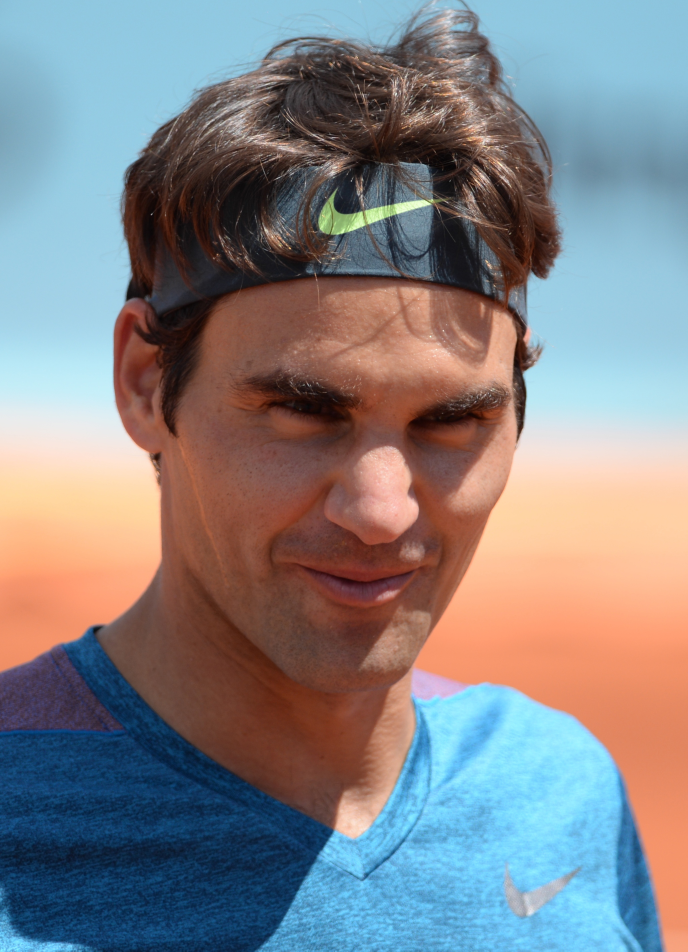
#> input picture CV/Week 3/roger.jpg, 2062 x 2854 px (shown at 1/3 size)
$ python q2_histogram_specification.py
#> lines starting #> are read from the running program, lines starting #| are printed output that depends on the picture
### CV/Week 3/utils.py
import cv2 as cv
import numpy as np
import matplotlib.pyplot as plt

def _parse_image_title_pairs(L):
    """Extract (image, title) pairs from flattened list L."""
    pairs = []

    for item in L:
        if type(item) == str:
            pairs[-1][-1] = item
        else:
            pairs.append([item, ''])

    return pairs


# [29 lines left out: functions plot_images, display_image, not called in this run]

def get_cdf(img):
    """Return a list representing the cdf function of `img`."""
    hist, _ = np.histogram(img.flatten(), 256, (0, 256))
    cdf = hist.cumsum()
    cdf = cdf / cdf[-1]
    return cdf

def plot_with_histogram(*args):
    pairs = _parse_image_title_pairs(args)

    fig, axes = plt.subplots(nrows=2, ncols=len(pairs))

    for ax in axes.flat:
        ax.axis('off')

    for i, (image, title) in enumerate(pairs):
        col = axes[:, i] if len(pairs) > 1 else axes

        col[0].set_title(title)
        col[0].imshow(image, cmap='grey')

        hist, _ = np.histogram(image, 256, (0, 256))
        cdf = get_cdf(image)
        cdf = cdf * max(hist) / max(cdf)

        col[1].plot(cdf, 'b--')
        col[1].hist(image.flatten(), 256, [0,256], color='r')

    plt.show()

### CV/Week 3/q2_histogram_specification.py
"""
Q2. Write a program to read an input image, reference image, and perform histogram specification.

https://www.youtube.com/watch?v=fZn0dSkS28I

Histogram Matching
"""

import cv2 as cv
import numpy as np
import matplotlib.pyplot as plt
from utils import plot_with_histogram

image = cv.imread('roger.jpg', 0)
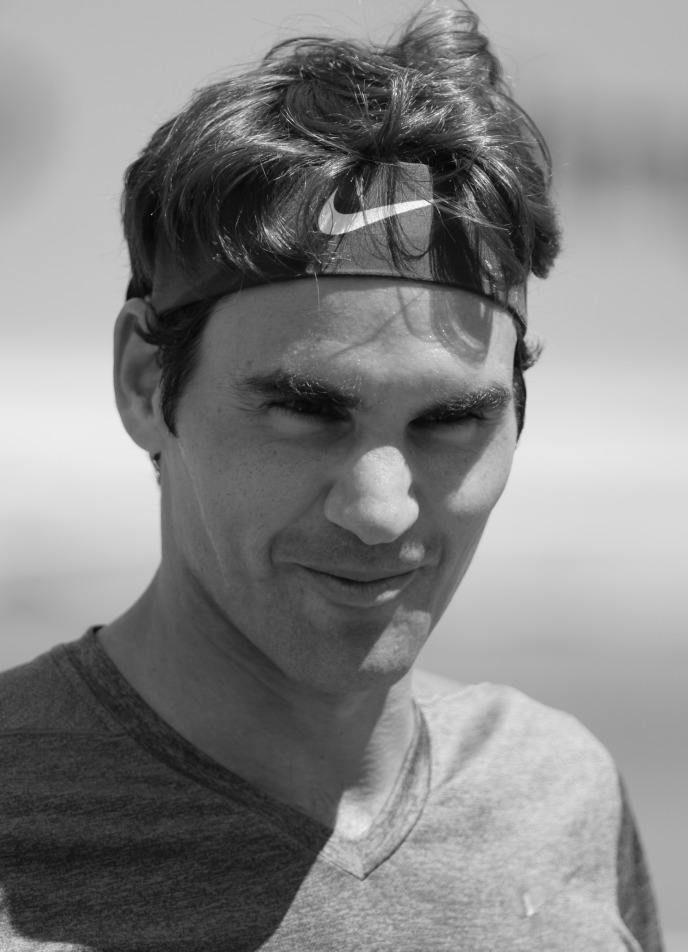
#> image: shape (2854, 2062) (shown at 1/3 size); min 4, max 253, mean 131.7
image = cv.resize(image, (600, 800))
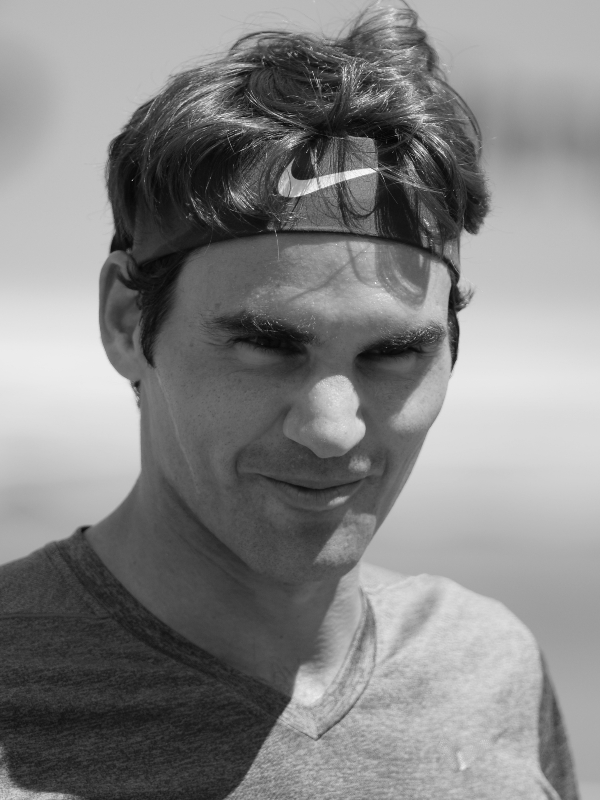
#> image: shape (800, 600); min 5, max 249, mean 131.6
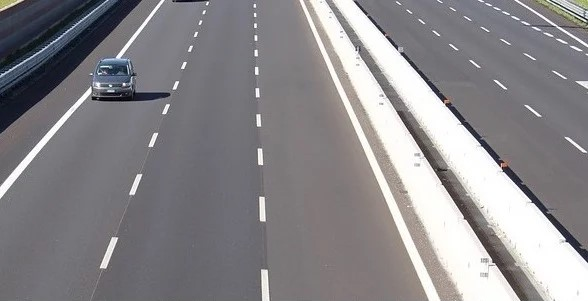
#> input picture CV/Week 3/road.jpg, 588 x 301 px

def equalisation(img):
    """Returns the T in s = T[r]."""
    hist, bins = np.histogram(img, 256, (0, 256))
#> hist = 256 values, max 6823 at index 122, min 5 at index 1, mean 691.4; bins = 257 values from 0 to 256
    cdf = hist.cumsum()
#> cdf = 256 values from 13 to 176988
    T = 255 * cdf / cdf[-1]
#> T = 256 values from 0.0187 to 255
    return T.astype(np.uint8)

def match_histograms(src, ref):
    T = equalisation(src)
#> T = 256 values from 0 to 255
    G = equalisation(ref)
#> G = 256 values from 0 to 255
    return np.interp(T[src], G, range(256))
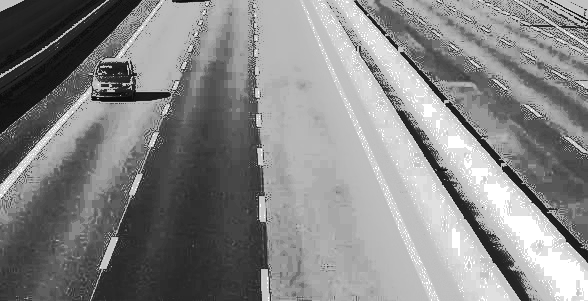
#> returned value: shape (301, 588) float64; min 14, max 255, mean 134.3

road = cv.imread("road.jpg", 0)
eqz = match_histograms(src=road, ref=image)
plot_with_histogram(road, "original", image, "reference", eqz, "matched")
#> in plot_with_histogram, `plt.show()`:
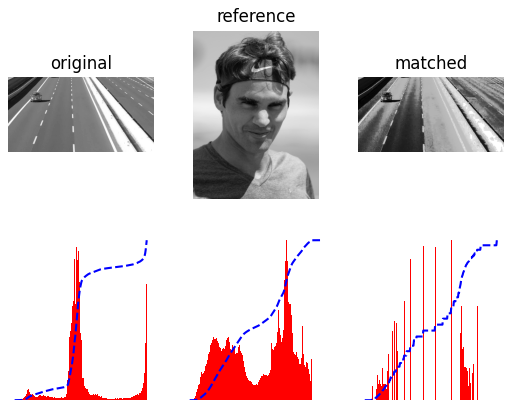
#> figure drawn by matplotlib, 6 panels
